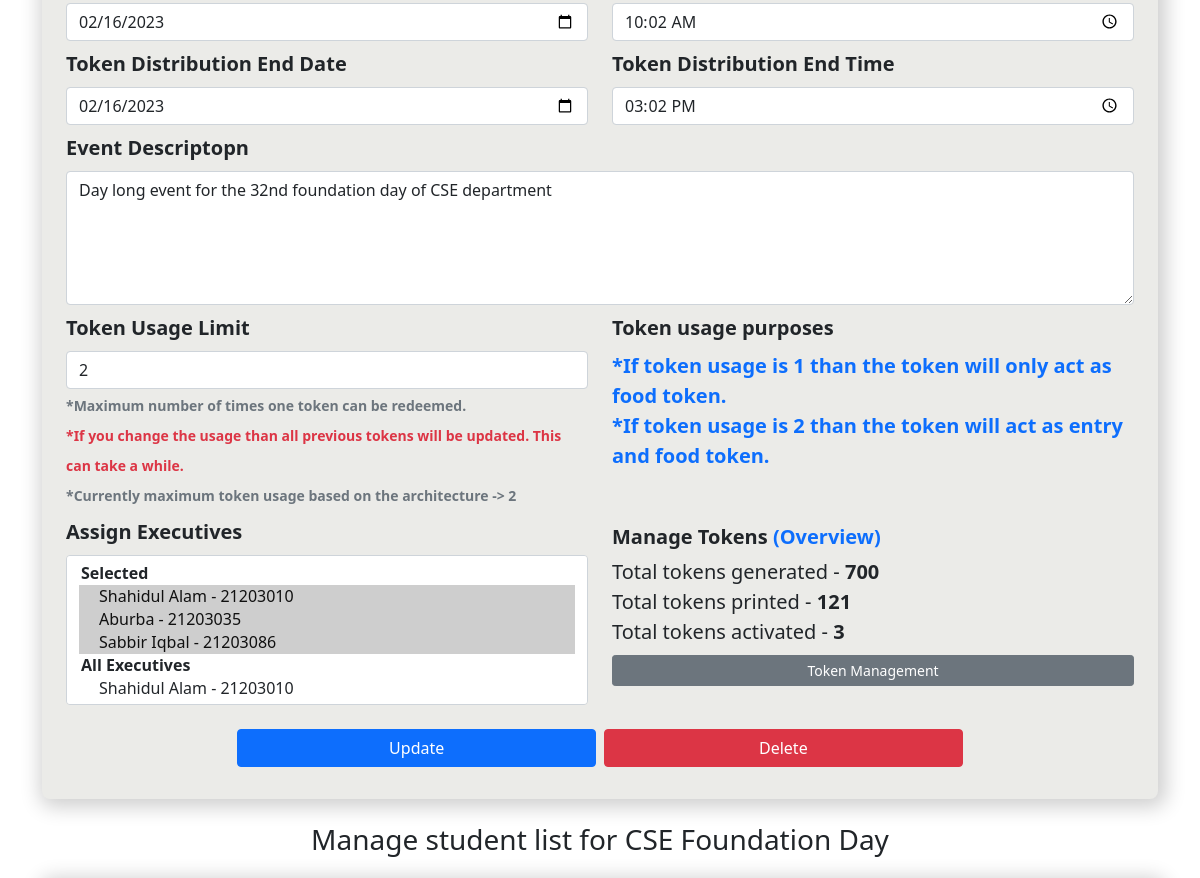
Before: /event/1 (signed in, middle part) with the older database file.
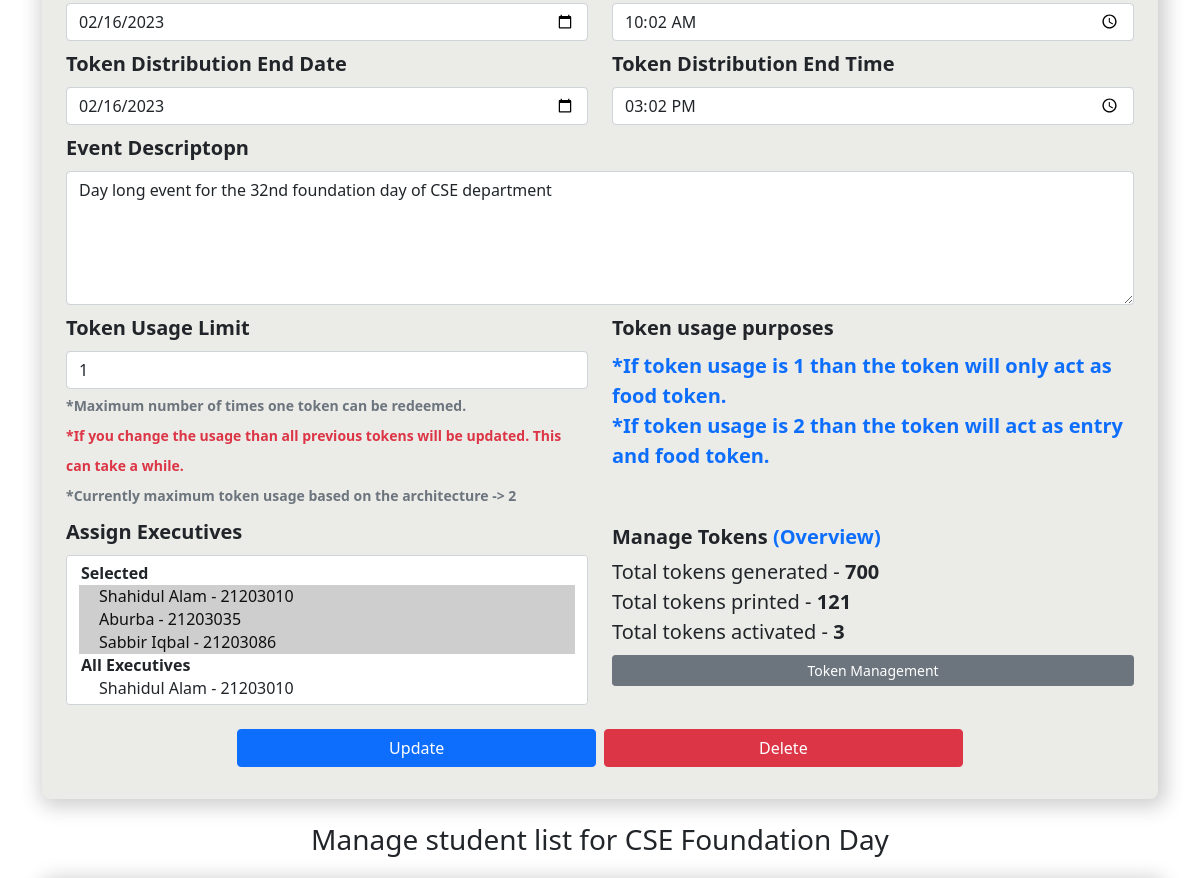
After: the same page with the newer database file.
### tokens/models.py (models this page shows, shortened)
class Event(models.Model):
    name = models.CharField(_("Event"),max_length=50,null=True,blank=True)
    created_date = models.DateTimeField(default=now)
    event_date = models.DateTimeField(_("Event Date"),null=True,blank=True)
    token_dist_start = models.DateTimeField(_("Token Distribution Start"),null=True,blank=True)
    token_dist_end = models.DateTimeField(_("Token Distribution End"),null=True,blank=True)
    token_usage = models.IntegerField(_("Token Usage Limit"),default=0)
    distribution_place = models.CharField(_("Distribution"),max_length=100,null=True,blank=True)
    desc = models.TextField(_("Description"),null=True,blank=True)
    @property
    def get_tokens(self):
        tokens = self.token_set.all()
        return tokens
    @property
    def get_printed_tokens(self):
        tokens = self.token_set.filter(is_printed=True)
        return tokens
    @property
    def get_activated_tokens(self):
        tokens = self.token_set.filter(is_activated=True)
        return tokens

### token_dist/views.py (the view, shortened to what this page needs)
# urls.py: path('event/<int:pk>',views.event, name="event_details"),
def event(request, pk):
    user = request.user
    event = Event.objects.get(id=pk)
    token_status = "Token distribution has not started yet. Stay Tuned"
    current_date = now()
    current_date = int(current_date.strftime('%Y%m%d%H%M'))
    end_event = event.event_date
    end_event = int(end_event.strftime('%Y%m%d%H%M'))
    if current_date > end_event:
        token_status = "Event Finished. Thanks for your co-operation"
    else:
        try:
            start_date = event.token_dist_start
            end_date = event.token_dist_end
            place = event.distribution_place
            start_date = int(start_date.strftime('%Y%m%d%H%M'))
            end_date = int(end_date.strftime('%Y%m%d%H%M'))
            if current_date >= start_date and current_date <= end_date:
                token_status = "Token distribution started. Collect the token from " + place
            elif current_date < start_date:
                pass
            elif current_date > end_date:
                token_status = "Token distribution finished. Enjoy the event"
        except:
            pass
    context = {
            "event": event,
            "token_status": token_status
        }
    if user.is_authenticated:
        if user.is_admin:
            users = User.objects.all().exclude(is_admin=True)
            epall = EventPermission.objects.filter(event=event)
            stu_list = StudentList.objects.filter(event = event).count()
            context["users"] = users
            context["epall"] = epall
            context["stu_list"] = stu_list
            return render(request, "event_admin.html", context)
    else:
        return render(request, "event.html", context)

### templates/event_admin.html (shortened to what this page needs)
{% extends 'base.html' %}
{% load static %}
{% block body %}
<div class="main">
    <div class="container">
        <div class="main_body mt-4 px-4">
            <form method="post" id="event_update_form" action="/event_update/" enctype='multipart/form-data'>
                <div class="row mt-2">
                    <div class="col-md-6 lead">
                        <input type="date" class="form-control" id="token_start_date" name="token_start_date" value="{{event.token_dist_start|date:'Y-m-d'}}">
                    </div>
                    <div class="col-md-6 lead">
                        <input type="time" class="form-control" id="token_start_time" name="token_start_time" value="{{event.token_dist_start|date:'H:m'}}">
                    </div>
                </div>
                <div class="row mt-2">
                    <div class="col-md-6 lead">
                        <label for="token_end_date" class="form-label fw-bold">Token Distribution End Date</label>
                        <input type="date" class="form-control" id="token_end_date" name="token_end_date" value="{{event.token_dist_end|date:'Y-m-d'}}">
                    </div>
                    <div class="col-md-6 lead">
                        <label for="token_end_time" class="form-label fw-bold">Token Distribution End Time</label>
                        <input type="time" class="form-control" id="token_end_time" name="token_end_time" value="{{event.token_dist_end|date:'H:m'}}">
                    </div>
                </div>
                <div class="row mt-2">
                    <div class="lead">
                        <label for="desc" class="form-label fw-bold">Event Descriptopn</label>
                        <textarea name="desc" id="desc" rows="5" class="form-control">{{event.desc}}</textarea>
                    </div>
                </div>
                <div class="row mt-2">
                    <div class="lead col-md-6">
                        <label for="usage" class="form-label fw-bold">Token Usage Limit</label>
                        <input type="number" class="form-control" value="{{event.token_usage}}" id="usage" name="usage">
                        <span class="fw-bold text-secondary" style="font-size: 14px;">*Maximum number of times one token can be redeemed.</span>
                        <br>
                        <span class="fw-bold text-danger" style="font-size: 14px;">*If you change the usage than all previous tokens will be updated. This can take a while.</span>
                        <br>
                        <span class="fw-bold text-secondary" style="font-size: 14px;">*Currently maximum token usage based on the architecture -> 2</span>
                    </div>
                    <div class="lead col-md-6">
                        <label for="tags" class="form-label fw-bold">Token usage purposes</label>
                          <br>
                          <span class="fw-bold text-primary">*If token usage is 1 than the token will only act as food token.</span>
                          <br>
                          <span class="fw-bold text-primary">*If token usage is 2 than the token will act as entry and food token.</span>
                          <br>
                    </div>
                </div>
                <div class="row mt-2">
                    <div class="lead col-md-6">
                        <label for="users" class="form-label fw-bold">Assign Executives</label>
                        <select class="form-select" aria-label="Assign Executives" id="users" name="users" multiple>
                            <optgroup label="Selected">
                                {% if epall.count > 0 %}
                                    {% for user in epall%}
                                        <option selected value="{{user.user.id}}">{{user.user.name}} - {{user.user.username}}</option>
                                    {% endfor %}
                                    {% else %}
                                    <option value="None" >No Executive Selected</option>
                                {% endif %}
                                </optgroup>
                                <optgroup label="All Executives">
                                {% for user in users %}
                                         <option value="{{user.id}}">{{user.name}} - {{user.username}}</option>
                                {% endfor %}
                                </optgroup>
                          </select>
                    </div>
                    <div class="lead col-md-6 mt-2">
                        <div class="token_hanlde">
                            <h5 class="fw-bold">Manage Tokens <span class="text-primary">(Overview)</span></h5>
                            <p class="mb-0 fw-normal">Total tokens generated - <span class="fw-bold">{{event.get_tokens.count}}</span> </p>
                            <p class="mb-0 fw-normal">Total tokens printed - <span class="fw-bold">{{event.get_printed_tokens.count}}</span></p>
                            <p class="mb-0 fw-normal">Total tokens activated - <span class="fw-bold">{{event.get_activated_tokens.count}}</span></p>
                            <a href="{% url 'tokens:token_event' event.id%}" class="btn btn-sm btn-secondary w-100 mt-2">Token Management</a>
                        </div>
                    </div>
                </div>
                <div class="row px-2 gap-2 justify-content-center mt-4">
                    <button type="submit" class="btn btn-primary col-lg-4" id="update_btn">Update</button>
                    <button class="btn btn-danger col-lg-4" id="del_btn">Delete</button>
                </div>
            </form>
        </div>
        <h3 class="mt-4 text-center">Manage student list for {{event.name}}</h3>
    </div>
</div>
{% endblock body %}

### templates/base.html (shortened to what this page needs)
{% load static %}
<!DOCTYPE html>
<html lang="en">
<head>
    <link href='https://unpkg.com/boxicons@2.1.4/css/boxicons.min.css' rel='stylesheet'>
    <link href="https://cdn.jsdelivr.net/npm/bootstrap@5.0.2/dist/css/bootstrap.min.css" rel="stylesheet">
    <link rel="stylesheet" href="{% static 'css/style.css' %}">
</head>
<body>
    {% block body %}{% endblock body %}
</body>
</html>

### static/css/style.css (style rules this page uses)
:root { --bg-color: #EBEBE8; }
select { height: 150px; }
.main { margin-top: 150px; }
.main_body { background: var(--bg-color); padding: 2rem 0; border-radius: 0.5rem; box-shadow: 3px 3px 20px 5px rgba(0, 0, 0, 0.192); }
.row { display: flex; }

Changed rows visible on the page:
changed Event "CSE Foundation Day": usage "2" → "1"
